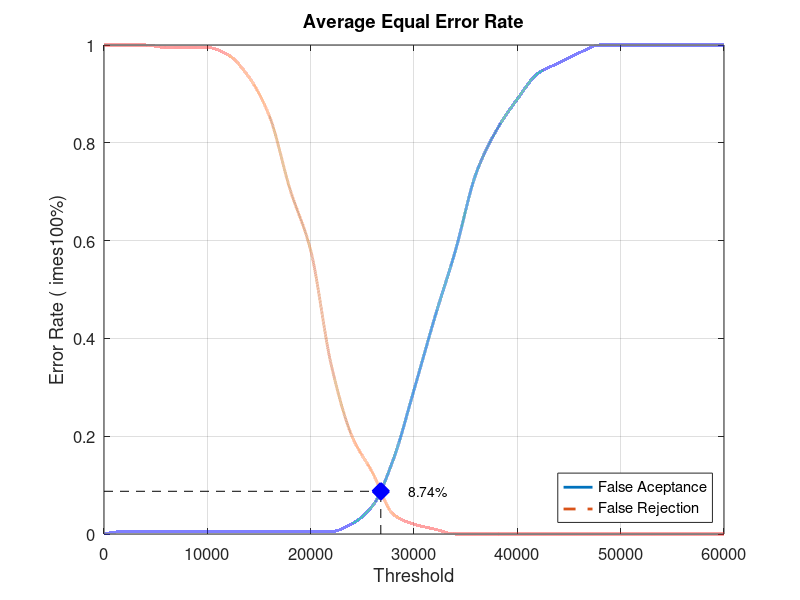
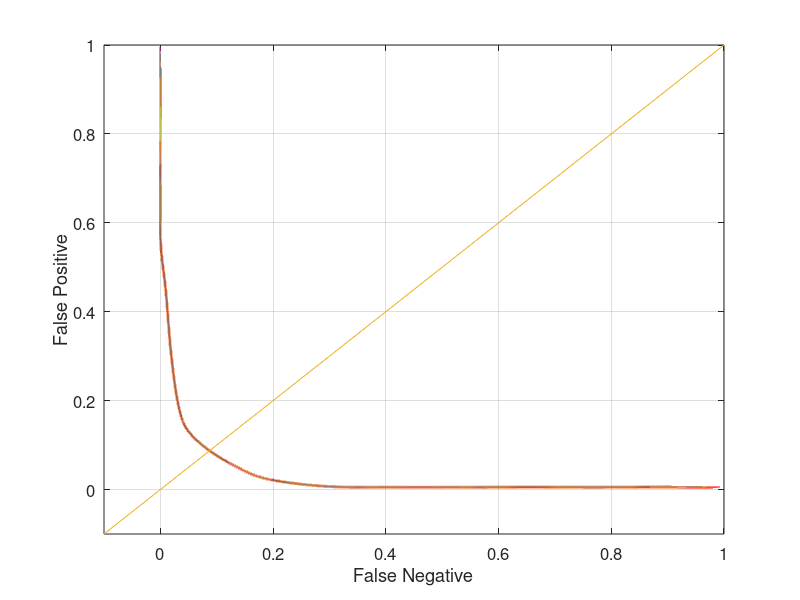

These charts were generated, in order, by the following MATLAB code:
close all;
clear;
clc;
x = 0:2000:60000;
xq = 0:0.5:60000;

y0 = [0 0.00526316 0.00526316 0.00526316 0.00526316 0.00526316 0.00526316 0.00526316 0.00526316 0.00526316 0.00526316 0.00526316 0.0210526 0.0578947 0.152632 0.294737 0.442105 0.578947 0.736842 0.826316 0.889474 0.942105 0.963158 0.984211 1 1 1 1 1 1 1]
yy0 = interp1(x, y0, xq, 'pchip');
y1 = [1 1 1 0.995 0.995 0.995 0.98 0.935 0.855 0.705 0.58 0.345 0.2 0.125 0.04 0.02 0.01 0 0 0 0 0 0 0 0 0 0 0 0 0 0]
yy1 = interp1(x, y1, xq, 'pchip');

% Calculating EER: 
y2 = abs(y0 - y1);
find(y2 == min(y2))
yy2 = abs(yy0 - yy1);
xEER = find(yy2 == min(yy2));
xEERIndex = xq(xEER) % X-axis EER
yEER = yy0(xEER) % Y-axis EER

main = figure
plot(xq, yy0,'-','LineWidth', 2);	hold on
plot(xq, yy1,'--','LineWidth', 2);	hold on
plot([xEERIndex xEERIndex], [0 yEER], 'k--');	hold on
plot([0 xEERIndex], [yEER yEER], 'k--');	hold on
plot(xEERIndex, yEER, 'bx', 'LineWidth', 10);	hold on
text(xEERIndex + 10 * xEERIndex / 100, yEER, [num2str(round((10000 * yEER)) / 100) '%'])
legend('False Aceptance', 'False Rejection', 'Location', 'SouthEast')
xlabel('Threshold')
ylabel('Error Rate (	imes100%)')
title('Average Equal Error Rate')
set(gca, 'FontSize', 12)
axis([0 60000 0 1])
grid on

print(main, 'Database5_2Main', '-dpng');
FNRxFPR = figure('Color', [1 1 1]);
plot(yy1, yy0, '-', yy1, yy0, 'LineWidth', 2);
hold on
y = -0.1:0.1:1
plot(y, y); 
set(gca, 'FontSize', 12)
xlabel('False Negative')
ylabel('False Positive')
axis([-0.1 1 -0.1 1])
set(gca, 'FontSize', 12)
grid on

print(FNRxFPR, 'Database5_2FNRxFPR','-dpng');
